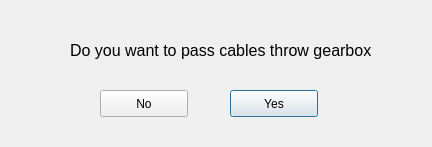
<?xml version="1.0" encoding="UTF-8"?>
<ui version="4.0">
 <class>Dialog</class>
 <widget class="QDialog" name="Dialog">
  <property name="geometry">
   <rect>
    <x>0</x>
    <y>0</y>
    <width>432</width>
    <height>147</height>
   </rect>
  </property>
  <property name="windowTitle">
   <string>Dialog</string>
  </property>
  <widget class="QPushButton" name="yes_button">
   <property name="geometry">
    <rect>
     <x>230</x>
     <y>90</y>
     <width>88</width>
     <height>27</height>
    </rect>
   </property>
   <property name="text">
    <string>Yes</string>
   </property>
  </widget>
  <widget class="QPushButton" name="no_button">
   <property name="geometry">
    <rect>
     <x>100</x>
     <y>90</y>
     <width>88</width>
     <height>27</height>
    </rect>
   </property>
   <property name="text">
    <string>No</string>
   </property>
  </widget>
  <widget class="QLabel" name="label">
   <property name="geometry">
    <rect>
     <x>70</x>
     <y>40</y>
     <width>361</width>
     <height>20</height>
    </rect>
   </property>
   <property name="font">
    <font>
     <pointsize>12</pointsize>
    </font>
   </property>
   <property name="text">
    <string>Do you want to pass cables throw gearbox</string>
   </property>
  </widget>
 </widget>
 <resources/>
 <connections/>
</ui>
